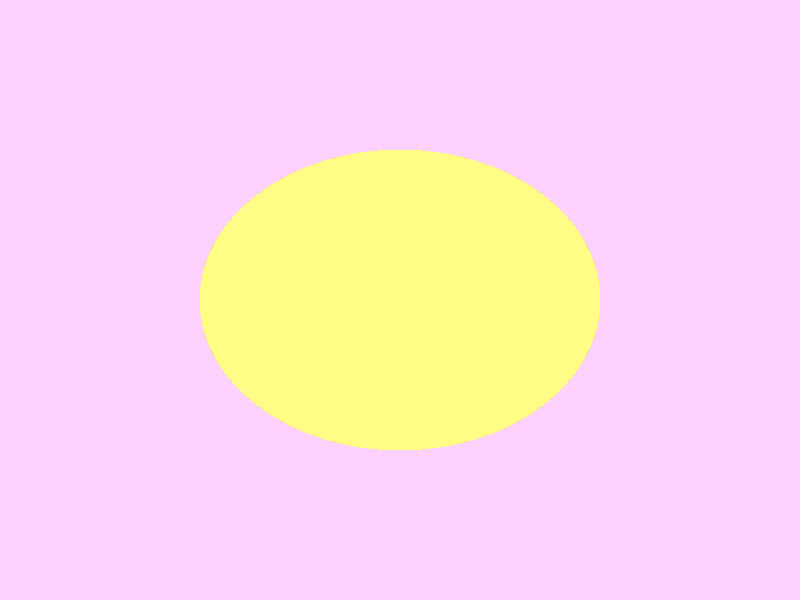
Frame 1 (no input)
Frame 60 (the mouse pressed at the canvas centre just before this capture): identical to frame 1, image omitted
Frame 120 (the mouse held since frame 60 and released just before this capture): identical to frame 1, image omitted

The Processing sketch that drew this single still picture (run headless with seeded random() and noise(); from frame 60 on, the mouse is pressed at the canvas centre):

// Processing sketch: gradient_circles
// ── gradient_circles.pde
static final int NUM = 0300, NEWEST = NUM - 1;
final int[] x = new int[NUM], y = new int[NUM];
 
void setup() {
  size(800, 600, JAVA2D);
   
  colorMode(RGB, NEWEST);
  frameRate(60);
  smooth(4);
  strokeWeight(1);
 
  mouseX = width>>1;
  mouseY = height>>1;
 
  for (int i = NUM; i-- != 0; x[i] = mouseX, y[i] = mouseY);
}
 
void draw() {
  background(203,157,255);
 
  for (int i = 0; i != NEWEST;) {
    //stroke(255, i, 101);
    //line(x[i], y[i], x[i] = x[i + 1], y[i] = y[++i]);
    
    noStroke();
    fill(255, i, 101);
    ellipse(x[i], y[i], x[i] = x[i + 1], y[i] = y[++i]);
  }
 
  x[NEWEST] = mouseX;
  y[NEWEST] = mouseY;
}
